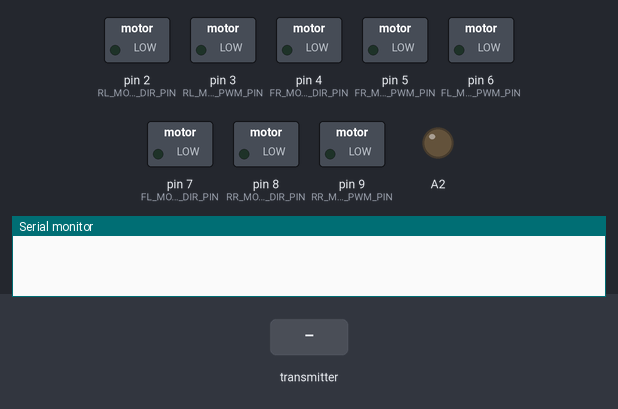
The sketch below on a simulated Arduino Uno, built with avr-gcc and run on an emulated ATmega328P. Shown: switched loads named in the sketch (green lamp = pin HIGH), output pins drawn as LEDs (lit = HIGH), the last lines printed to the serial monitor. The test bench sets the inputs (shaded band). No radio packets arrive unless stated.

Above: at 1.2 s.
1.3 s: the transmitter starts sending coordX = 0
At 1.9 s:
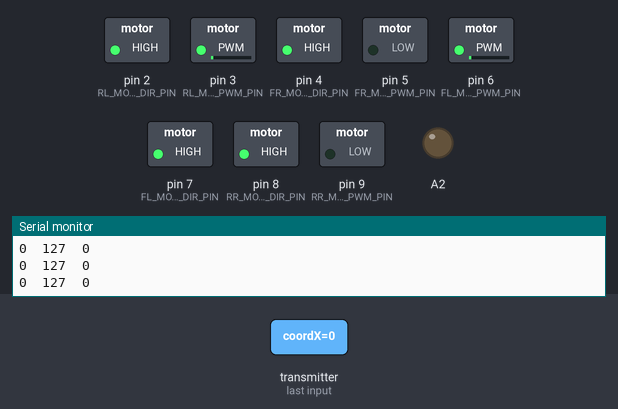
2.8 s: the transmitter starts sending coordY = 0
At 3.1 s:
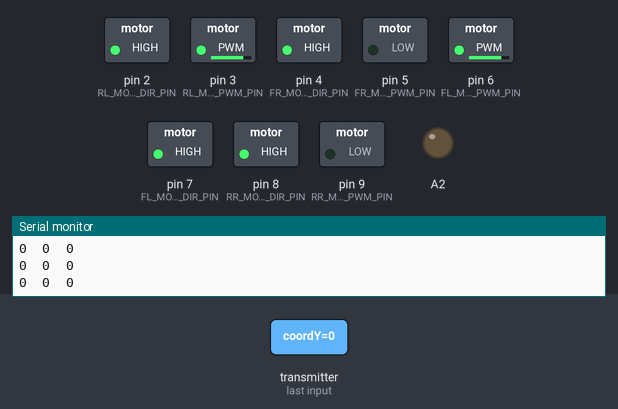
4.3 s: the transmitter starts sending isButtonPressed = 1
At 5.4 s:
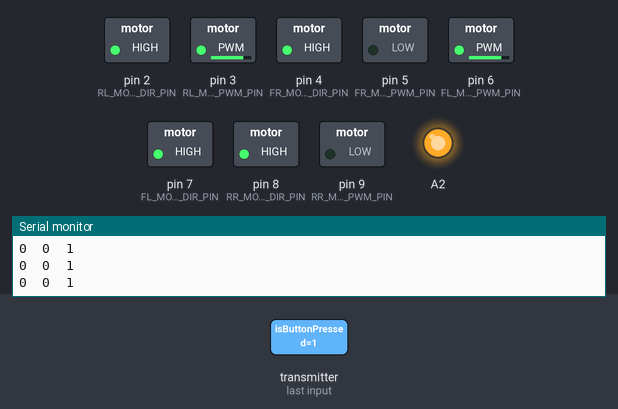
5.8 s: the transmitter starts sending coordX = 128
At 6.6 s:
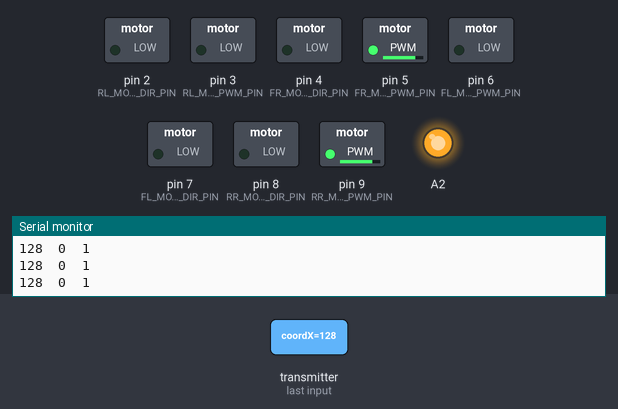
7.3 s: the transmitter starts sending coordY = 64
At 7.7 s:
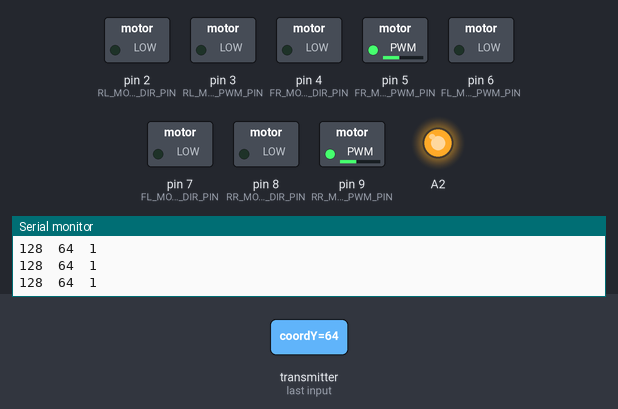
8.8 s: the transmitter starts sending isButtonPressed = 0
At 10.0 s:
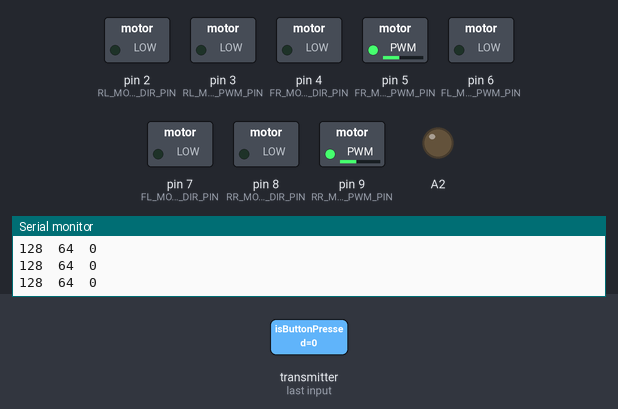
Timing chart, 0 to 11.3 s (numbered marks = the images above; inputs shaded):
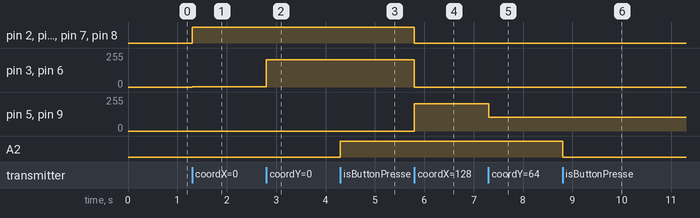

The sketch:

receiver.ino
```cpp
#include <SPI.h>
#include <nRF24L01.h>
#include <RF24.h>

#define FORWARD 0
#define REVERSE 1

#define LEFT 0
#define RIGHT 1

#define LEFT_MOTORS 0
#define RIGHT_MOTORS 1

#define FL_MOTOR_PWM_PIN 6
#define FR_MOTOR_PWM_PIN 5
#define RL_MOTOR_PWM_PIN 3
#define RR_MOTOR_PWM_PIN 9

#define FL_MOTOR_DIR_PIN 7
#define FR_MOTOR_DIR_PIN 4
#define RL_MOTOR_DIR_PIN 2
#define RR_MOTOR_DIR_PIN 8

#define ACK_TIMEOUT 500

bool ledState = false;

RF24 radio(A1, 10); // CE, CSN

const byte address[6] = "00001";

struct Data {
  byte coordX = 124;
  byte coordY = 127;
  bool isButtonPressed = false;
};

unsigned long timer = millis();

Data currentData;

void setup() {
  pinMode(2, OUTPUT);
  pinMode(3, OUTPUT);
  pinMode(4, OUTPUT);
  pinMode(5, OUTPUT);
  pinMode(6, OUTPUT);
  pinMode(7, OUTPUT);
  pinMode(8, OUTPUT);
  pinMode(9, OUTPUT);
  pinMode(A0, INPUT_PULLUP);
  pinMode(A2, OUTPUT);
  Serial.begin(115200);

  initRadio();
}

void setMotorSpeed(int motorSelection, int speedValue, int motorDirection) {

  if (motorDirection == REVERSE) {
    speedValue = map(speedValue, 0, 255, 255, 0);
  }

  // Left motor logic
  if (motorSelection == LEFT_MOTORS) {
    digitalWrite(FL_MOTOR_DIR_PIN, motorDirection);
    analogWrite(FL_MOTOR_PWM_PIN, speedValue);

    digitalWrite(RL_MOTOR_DIR_PIN, motorDirection);
    analogWrite(RL_MOTOR_PWM_PIN, speedValue);

    /*Serial.print("\tB: ");
      Serial.print(speedValue);

      Serial.print("\tBR: ");
      Serial.print(motorDirection);*/
  }

  // Right motor logic
  else {
    digitalWrite(FR_MOTOR_DIR_PIN, motorDirection);
    analogWrite(FR_MOTOR_PWM_PIN, speedValue);

    digitalWrite(RR_MOTOR_DIR_PIN, motorDirection);
    analogWrite(RR_MOTOR_PWM_PIN, speedValue);

    /*Serial.print("\tJ: ");
      Serial.println(speedValue);

      Serial.print("\tJR: ");
      Serial.print(motorDirection);*/
  }
}

void TurnMotorsOff() {
  setMotorSpeed(LEFT_MOTORS, 0, 0);
  setMotorSpeed(RIGHT_MOTORS, 0, 0);
}

void TankTurn(int joystickYValue) {
  /*Serial.print(joystickYValue);
    Serial.println("Tankturn");*/

  int normalizedY = currentData.coordY - 127;
  int turnDirection = normalizedY >= 0 ? RIGHT : LEFT;

  int motorSpeedValue = map(abs(normalizedY), 0, 127, 0, 255);
  int motorSpeedValueInverse = map(motorSpeedValue, 0, 255, 255, 0);

  motorSpeedValue = constrain(motorSpeedValue, 0, 255);

  if (turnDirection == LEFT) {
    setMotorSpeed(RIGHT_MOTORS, motorSpeedValue, FORWARD);
    setMotorSpeed(LEFT_MOTORS, motorSpeedValue, REVERSE);
  }
  else {
    setMotorSpeed(RIGHT_MOTORS, motorSpeedValue, REVERSE);
    setMotorSpeed(LEFT_MOTORS, motorSpeedValue, FORWARD);
  }
}

void ControlLogic(Data currentData) {
  if (currentData.coordX > 120 && currentData.coordX < 128) {
    if (currentData.coordY > 123 && currentData.coordY < 131) {
      TurnMotorsOff();
    }
    else {
      TankTurn(currentData.coordY);
    }
  }
  else {
    int normalizedX = currentData.coordX - 127;

    int rotationDirection = normalizedX >= 0 ? FORWARD : REVERSE;

    int turnValue = map(currentData.coordY, 0, 255, -255, 255);

    int motorSpeed = map(abs(normalizedX), 0, 127, 0, 255);

    int leftMotorSpeed = motorSpeed;
    int rightMotorSpeed = motorSpeed;

    const float turnSpeedMultiplier = 0.8;

    if (rotationDirection == FORWARD && (currentData.coordY > 123 && currentData.coordY < 131)) {
      leftMotorSpeed = motorSpeed - turnValue * turnSpeedMultiplier;
      rightMotorSpeed = motorSpeed + turnValue * turnSpeedMultiplier;
    }
    else {
      leftMotorSpeed = motorSpeed + turnValue * turnSpeedMultiplier;
      rightMotorSpeed = motorSpeed - turnValue * turnSpeedMultiplier;
    }

    leftMotorSpeed = constrain(leftMotorSpeed, 0, 255);
    rightMotorSpeed = constrain(rightMotorSpeed, 0, 255);

    setMotorSpeed(LEFT_MOTORS, leftMotorSpeed, rotationDirection);
    setMotorSpeed(RIGHT_MOTORS, rightMotorSpeed, rotationDirection);
  }
}

void ControlLED(bool isOn) {
  if (isOn) {
    digitalWrite(A2, HIGH);
  }
  else {
    digitalWrite(A2, LOW);
  }
}

void ResetData() {
  currentData.coordX = 124;
  currentData.coordY = 127;
  currentData.isButtonPressed = false;

  initRadio();

  timer = millis();
}

void initRadio() {
  radio.begin();
  //Append ACK packet from the receiving radio back to the transmitting radio
  radio.setAutoAck(true); //(true|false)
  //Set the transmission datarate
  radio.setDataRate(RF24_250KBPS); //(RF24_250KBPS|RF24_1MBPS|RF24_2MBPS)
  //Greater level = more consumption = longer distance
  radio.setPALevel(RF24_PA_MIN); //(RF24_PA_MIN|RF24_PA_LOW|RF24_PA_HIGH|RF24_PA_MAX)
  //Default value is the maximum 32 bytes1
  radio.setPayloadSize(sizeof(currentData));
  //Act as receiver
  radio.openReadingPipe(0, address);

  radio.startListening();
}

void loop() {

  if (radio.available() > 0) {
    radio.read(&currentData, sizeof(currentData));
    Serial.print(currentData.coordX);
    Serial.print("\t");
    Serial.print(currentData.coordY);
    Serial.print("\t");
    Serial.println(currentData.isButtonPressed);

    timer = millis();
  }

  if (millis() - timer > ACK_TIMEOUT) {
    ResetData();
  }

  ControlLED(currentData.isButtonPressed);
  ControlLogic(currentData);
}
```

Measured:
- after the input at 1.3 s, pin 2 (RL_MOTOR_DIR_PIN), pin 4 (FR_MOTOR_DIR_PIN), pin 7 (FL_MOTOR_DIR_PIN), pin 8 (RR_MOTOR_DIR_PIN): LOW → HIGH at once; pin 3 (RL_MOTOR_PWM_PIN), pin 6 (FL_MOTOR_PWM_PIN): 0/255 → 1/255 at once
- after the input at 2.8 s, pin 3 (RL_MOTOR_PWM_PIN), pin 6 (FL_MOTOR_PWM_PIN): 1/255 → 204/255 at once
- after the input at 4.3 s, A2: LOW → HIGH at once
- after the input at 5.8 s, pin 2 (RL_MOTOR_DIR_PIN), pin 4 (FR_MOTOR_DIR_PIN), pin 7 (FL_MOTOR_DIR_PIN), pin 8 (RR_MOTOR_DIR_PIN): HIGH → LOW at once; pin 3 (RL_MOTOR_PWM_PIN), pin 6 (FL_MOTOR_PWM_PIN): 204/255 → 0/255 at once; pin 5 (FR_MOTOR_PWM_PIN), pin 9 (RR_MOTOR_PWM_PIN): 0/255 → 206/255 at once
- after the input at 7.3 s, pin 5 (FR_MOTOR_PWM_PIN), pin 9 (RR_MOTOR_PWM_PIN): 206/255 → 103/255 at once
- after the input at 8.8 s, A2: HIGH → LOW at once
